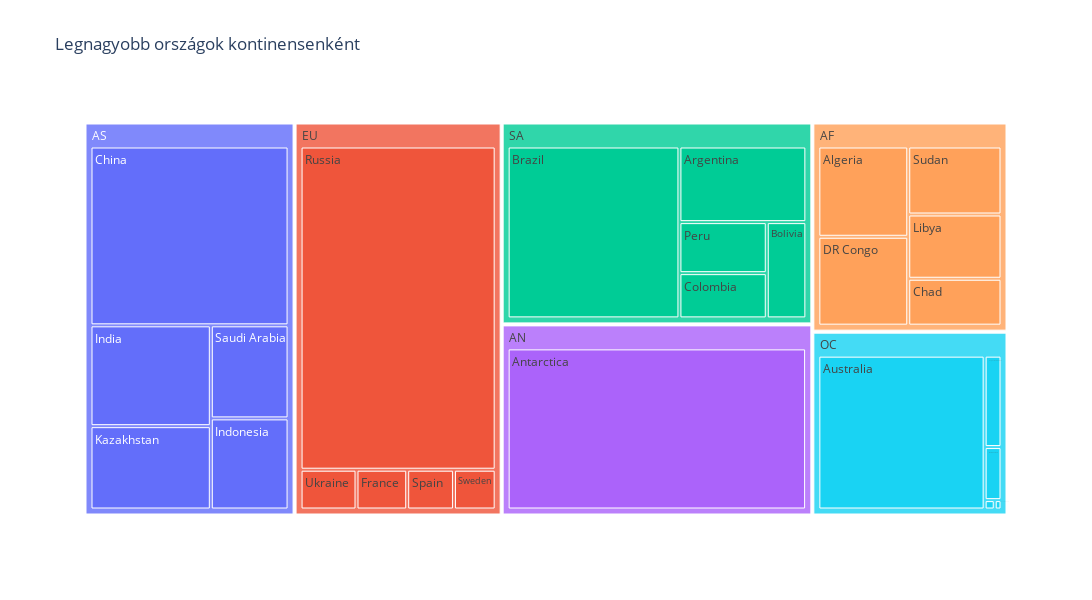

The code cell stored with this chart in its notebook:
### Code cell
df_temp = []

for continent in continents:
    continentValues = (
        df[df["continent"] == continent]
        .sort_values(by="areaInSqKm", ascending=False)
        .head(5)
    )
    df_temp.append(continentValues)

df_sorted = pd.concat(df_temp)
fig = px.treemap(
    df_sorted,
    path=["continent", "countryName"],
    values="areaInSqKm",
    title="Legnagyobb országok kontinensenként",
    width=1200,
    height=600,
)

fig.show()

### Figure 1 — Plotly figure (JSON) as saved in the notebook; plotly's stock layout.template omitted (floating-point values rounded to 4 significant figures)
{"data": [{"branchvalues": "total", "domain": {"x": [0, 1], "y": [0, 1]}, "hovertemplate": "labels=%{label}<br>areaInSqKm=%{value}<br>parent=%{parent}<br>id=%{id}<extra></extra>", "ids": ["AF/Algeria", "AN/Antarctica", "SA/Argentina", "OC/Australia", "SA/Bolivia", "AN/Bouvet Island", "SA/Brazil", "AF/Chad", "AS/China", "SA/Colombia", "AF/DR Congo", "EU/France", "AN/French Southern Territories", "AN/Heard and McDonald Islands", "AS/India", "AS/Indonesia", "AS/Kazakhstan", "AF/Libya", "OC/New Caledonia", "OC/New Zealand", "OC/Papua New Guinea", "SA/Peru", "EU/Russia", "AS/Saudi Arabia", "OC/Solomon Islands", "AN/South Georgia and South Sandwich Islands", "EU/Spain", "AF/Sudan", "EU/Sweden", "EU/Ukraine", "AF", "AN", "AS", "EU", "OC", "SA"], "labels": ["Algeria", "Antarctica", "Argentina", "Australia", "Bolivia", "Bouvet Island", "Brazil", "Chad", "China", "Colombia", "DR Congo", "France", "French Southern Territories", "Heard and McDonald Islands", "India", "Indonesia", "Kazakhstan", "Libya", "New Caledonia", "New Zealand", "Papua New Guinea", "Peru", "Russia", "Saudi Arabia", "Solomon Islands", "South Georgia and South Sandwich Islands", "Spain", "Sudan", "Sweden", "Ukraine", "AF", "AN", "AS", "EU", "OC", "SA"], "name": "", "parents": ["AF", "AN", "SA", "OC", "SA", "AN", "SA", "AF", "AS", "SA", "AF", "EU", "AN", "AN", "AS", "AS", "AS", "AF", "OC", "OC", "OC", "SA", "EU", "AS", "OC", "AN", "EU", "AF", "EU", "EU", "", "", "", "", "", ""], "type": "treemap", "values": [2381740, 14000000, 2766890, 7686850, 1098580, 49, 8511965, 1284000, 9596960, 1138910, 2345410, 547030, 7829, 412, 3287590, 1919440, 2717300, 1759540, 19060, 268680, 462840, 1285220, 17100000, 1960582, 28450, 3903, 504782, 1861484, 449964, 603700, 9632174, 14012193, 19481872, 19205476, 8465880, 14801565]}], "layout": {"height": 600, "legend": {"tracegroupgap": 0}, "title": {"text": "Legnagyobb országok kontinensenként"}, "width": 1200}}
